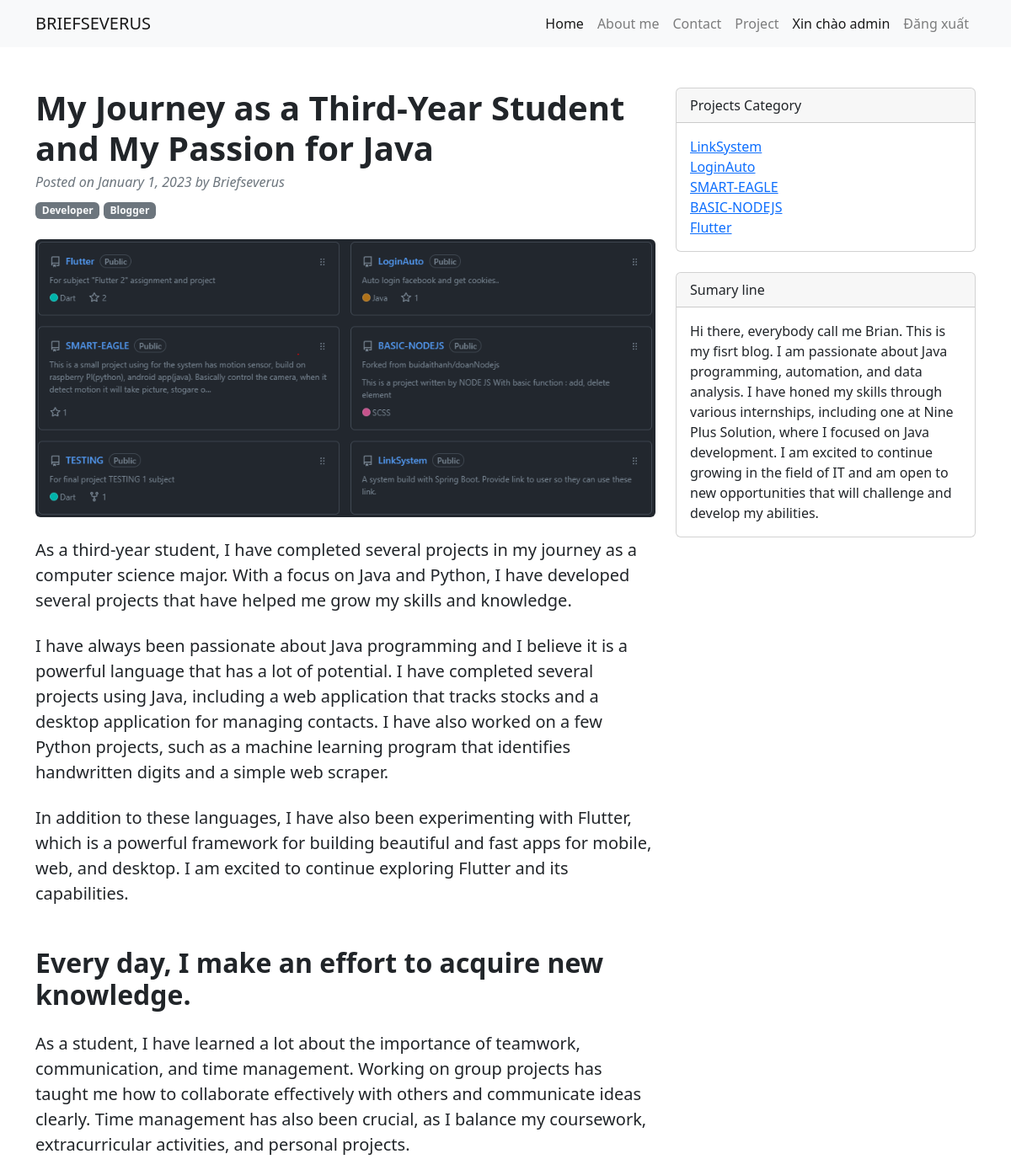
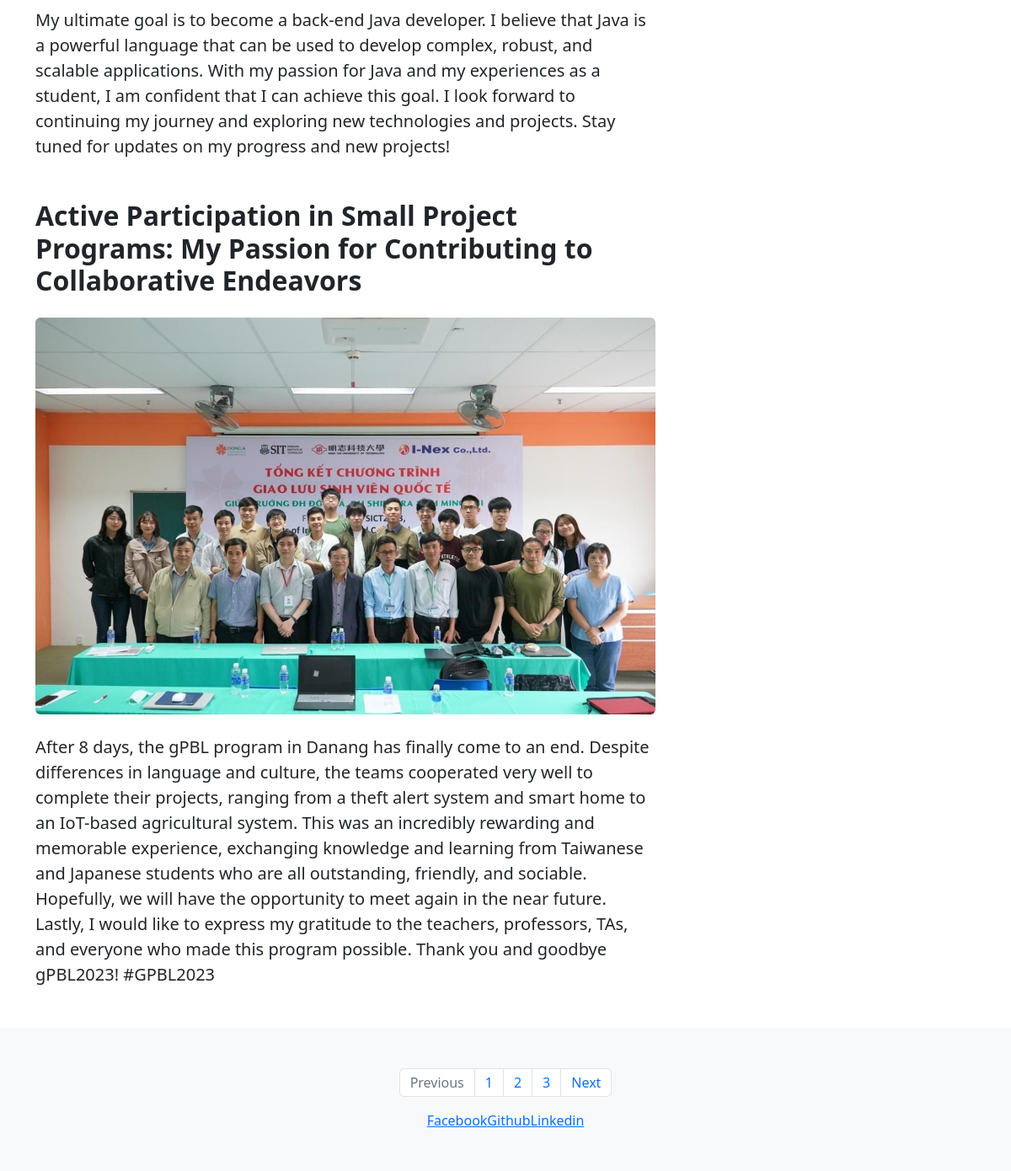
The app's page / (signed in) with its own data (2 pictures, top to bottom).
### project/models.py (models this page shows)
class pro(models.Model):
    title = models.CharField(max_length=100)
    body = models.TextField()
    language = models.TextField()
    link = models.TextField()
    imgLink = models.CharField(max_length=2550, default='default-image.jpg')
    date = models.DateTimeField(auto_now_add=True)

### home/views.py (the view)
# urls.py: path('', views.index),
def index(request):
    Data = {'Pro': pro.objects.all().order_by('language')}
    return render(request, 'pages/home.html', Data)

### home/templates/pages/home.html (shortened to what this page needs)
{% extends "pages/base.html" %}
 {% load static %}
{% block content %}
<div class="container mt-5">
            <div class="row">
                <div class="col-lg-8">
                    <article>
                        <header class="mb-4">
                            <h1 class="fw-bolder mb-1"> My Journey as a Third-Year Student and My Passion for Java</h1>
                            <div class="text-muted fst-italic mb-2">Posted on January 1, 2023 by Briefseverus</div>
                            <a class="badge bg-secondary text-decoration-none link-light" href="#!">Developer</a>
                            <a class="badge bg-secondary text-decoration-none link-light" href="#!">Blogger</a>
                        </header>
<figure class="mb-4"><img class="img-fluid rounded" src="{% static 'images/1.PNG' %}" alt="..." /></figure>
                        <section class="mb-5">
                            <p class="fs-5 mb-4">As a third-year student, I have completed several projects in my journey as a computer science major. With a focus on Java and Python, I have developed several projects that have helped me grow my skills and knowledge.</p>
                            <p class="fs-5 mb-4">I have always been passionate about Java programming and I believe it is a powerful language that has a lot of potential. I have completed several projects using Java, including a web application that tracks stocks and a desktop application for managing contacts. I have also worked on a few Python projects, such as a machine learning program that identifies handwritten digits and a simple web scraper.</p>
                            <p class="fs-5 mb-4">In addition to these languages, I have also been experimenting with Flutter, which is a powerful framework for building beautiful and fast apps for mobile, web, and desktop. I am excited to continue exploring Flutter and its capabilities.</p>
                            <h2 class="fw-bolder mb-4 mt-5">Every day, I make an effort to acquire new knowledge.</h2>
                            <p class="fs-5 mb-4">As a student, I have learned a lot about the importance of teamwork, communication, and time management. Working on group projects has taught me how to collaborate effectively with others and communicate ideas clearly. Time management has also been crucial, as I balance my coursework, extracurricular activities, and personal projects.</p>
                            <p class="fs-5 mb-4">My ultimate goal is to become a back-end Java developer. I believe that Java is a powerful language that can be used to develop complex, robust, and scalable applications. With my passion for Java and my experiences as a student, I am confident that I can achieve this goal.
I look forward to continuing my journey and exploring new technologies and projects. Stay tuned for updates on my progress and new projects!</p>
                        </section>
                                                    <h2 class="fw-bolder mb-4 mt-5">Active Participation in Small Project Programs: My Passion for Contributing to Collaborative Endeavors</h2>
                        <figure class="mb-4"><img class="img-fluid rounded" src="{% static 'images/2.PNG' %}" alt="..." /></figure>
                        <section class="mb-5">
                            <p class="fs-5 mb-4">After 8 days, the gPBL program in Danang has finally come to an end. Despite differences in language and culture, the teams cooperated very well to complete their projects, ranging from a theft alert system and smart home to an IoT-based agricultural system.
This was an incredibly rewarding and memorable experience, exchanging knowledge and learning from Taiwanese and Japanese students who are all outstanding, friendly, and sociable. Hopefully, we will have the opportunity to meet again in the near future.
Lastly, I would like to express my gratitude to the teachers, professors, TAs, and everyone who made this program possible.
Thank you and goodbye gPBL2023! #GPBL2023</p>
                        </section>
                    </article>
                </div>
                <div class="col-lg-4">
                    <div class="card mb-4">
                        <div class="card-header"> Projects Category</div>
                        <div class="card-body">
                            <div class="row">
                                <div class="col-sm-6">
                                    <ul class="list-unstyled mb-0">
                                          {% for pro in Pro %}
                                        <li><a href="/projects">{{pro.title}}</a></li>
                                         {% endfor %}
                                    </ul>
                                </div>
                            </div>
                        </div>
                    </div>
                    <div class="card mb-4">
                        <div class="card-header">Sumary line</div>
                        <div class="card-body">Hi there, everybody call me Brian. This is my fisrt blog. I am passionate about Java programming, automation, and data analysis. I have honed my skills through various internships, including one at Nine Plus Solution, where I focused on Java development. I am excited to continue growing in the field of IT and am open to new opportunities that will challenge and develop my abilities.</div>
                    </div>
                </div>
            </div>
        </div>
{% endblock %}

### home/templates/pages/base.html (shortened to what this page needs)
<!DOCTYPE html>
<html lang="en">
<head>
   {% load static %}
<link rel="stylesheet" href="https://cdn.jsdelivr.net/npm/bootstrap@4.0.0/dist/css/bootstrap.min.css">
</head>
<body>
 <nav class="navbar navbar-expand-lg navbar-light bg-light">
            <div class="container">
                <a class="navbar-brand" href="/">BRIEFSEVERUS</a>
              <ul class="navbar-nav ms-auto mb-2 mb-lg-0">
  <li class="nav-item"><a class="nav-link " href="/">Home</a></li>
  <li class="nav-item"><a class="nav-link" href="/information">About me</a></li>
  <li class="nav-item"><a class="nav-link" href="/contact">Contact</a></li>
  <li class="nav-item"><a class="nav-link" href="/projects">Project</a></li>
                   {% if user.username %}
  <li class="nav-item"><a class="nav-link" >Xin chào {{user.username}}</a></li>
        <li class="nav-item"><a href="{% url 'logout' %}"  class="nav-link" >Đăng xuất</a></li>
                {% else %}
                    <li class="nav-item"><a href="{% url 'register' %}"  class="nav-link" >Đăng kí</a></li> <li class="nav-item"><a href="{% url 'login' %}"  class="nav-link" >Đăng nhập</a></li>
                {% endif %}
        </div>
        </nav>
                {% block content %}
                {% endblock %}
<footer class="py-5 bg-light" style="
  bottom: 0;
  left: 0;
  width: 100%;
  color: #fff;
  padding: 10px;
  ">
    <nav aria-label="Page navigation example">
  <ul class="pagination justify-content-center">
    <li class="page-item disabled">
      <a class="page-link" href="#" tabindex="-1">Previous</a>
    </li>
    <li class="page-item"><a class="page-link" href="/" >1</a></li>
    <li class="page-item"><a class="page-link"  href="/information">2</a></li>
    <li class="page-item"><a class="page-link" href="/projects">3</a></li>
    <li class="page-item">
      <a class="page-link" href="#">Next</a>
    </li>
  </ul>
</nav>
    <div class="container-fluid" style=" display: flex;
  justify-content: center;">
        <a href="https://www.facebook.com/LelouchSeverus/"  target="_blank" >Facebook    </a>      <a href="https://github.com/Briefseverus"  target="_blank">Github    <a href="https://www.linkedin.com/in/briefseverus/"  target="_blank">Linkedin</a>
    </div>
</footer>
</body>
</html>

### records on screen
pro: title "LinkSystem"
pro: title "LoginAuto"
pro: title "SMART-EAGLE"
pro: title "BASIC-NODEJS"
pro: title "Flutter"

### other values on screen
{{ user.username }} "admin"
